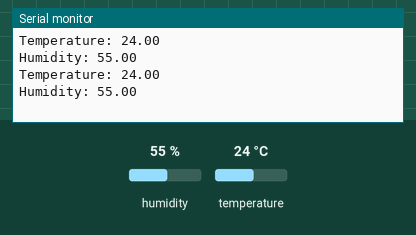
Simulated run of this sketch. Board: Arduino Uno, built with avr-gcc and run on an emulated ATmega328P. Parts: the last lines printed to the serial monitor. Wiring (inferred from the names in the program): DHT11 sensor: data pin 8. The test bench sets the inputs (shaded band); at power-on: humidity 55 %, temperature 24 °C.

Above: at 3.3 s.
3.4 s: humidity set to 22 %
At 5.9 s:
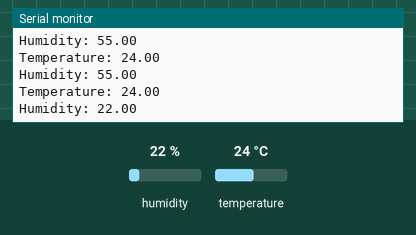
6.5 s: temperature set to 12 °C
At 7.9 s:
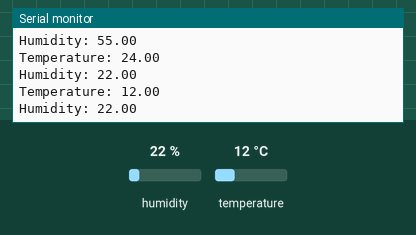
9.6 s: humidity set to 40 %
At 13.1 s:
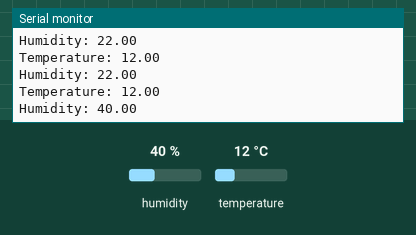
Timing chart, 0 to 14.6 s (numbered marks = the images above; inputs shaded):
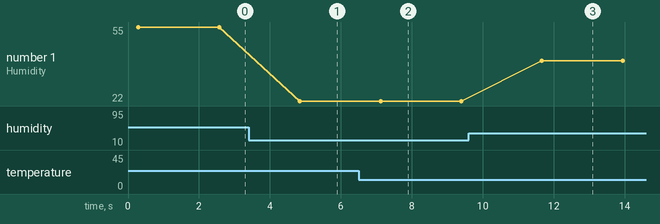

Measured:
- after the input at 3.4 s, the serial monitor: prints a new line after 1.4 s (image 1)
- after the input at 6.5 s, the serial monitor: prints a new line after 0.60 s (image 2)
- after the input at 9.6 s, the serial monitor: prints a new line after 2.1 s (image 3)
- plotted number 1: 55 → 22 after the input at 3.4 s, 22 → 40 after the input at 9.6 s

The sketch:

dht11.ino
```cpp
#include <DHT.h>

const int DHTPin = 8;

DHT dht(DHTPin, DHT11);

void setup() {
    Serial.begin(9600);
    dht.begin();
}

void loop() {
    float temp = dht.readTemperature();
    float rh = dht.readHumidity();
    Serial.println("Temperature: " + String(temp));
    Serial.println("Humidity: " + String(rh));
    delay(2000);
}
```
